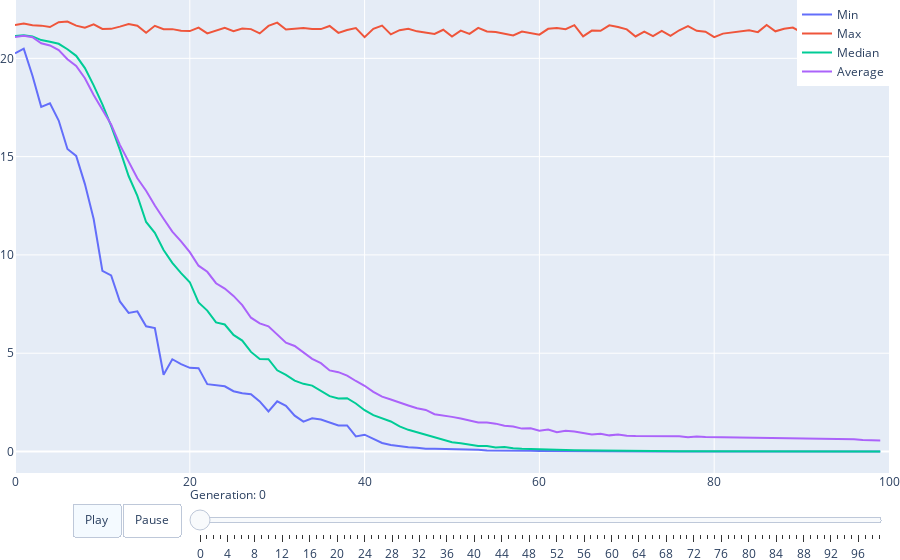

Notebook source saved alongside this figure:
### Code cell
monitor.plot()

### Figure 1 — Plotly figure (JSON) as saved in the notebook; plotly's stock layout.template omitted (floating-point values rounded to 4 significant figures)
{"data": [{"mode": "lines", "name": "Min", "showlegend": true, "type": "scatter", "x": [0, 1, 2, 3, 4, 5, 6, 7, 8, 9, 10, 11, 12, 13, 14, 15, 16, 17, 18, 19, 20, 21, 22, 23, 24, 25, 26, 27, 28, 29, 30, 31, 32, 33, 34, 35, 36, 37, 38, 39, 40, 41, 42, 43, 44, 45, 46, 47, 48, 49, 50, 51, 52, 53, 54, 55, 56, 57, 58, 59, 60, 61, 62, 63, 64, 65, 66, 67, 68, 69, 70, 71, 72, 73, 74, 75, 76, 77, 78, 79, 80, 81, 82, 83, 84, 85, 86, 87, 88, 89, 90, 91, 92, 93, 94, 95, 96, 97, 98, 99], "y": [20.26, 20.49, 19.11, 17.53, 17.71, 16.84, 15.39, 15.04, 13.6, 11.82, 9.192, 8.961, 7.632, 7.052, 7.128, 6.372, 6.276, 3.905, 4.694, 4.449, 4.258, 4.241, 3.425, 3.368, 3.315, 3.067, 2.965, 2.912, 2.551, 2.036, 2.551, 2.324, 1.824, 1.517, 1.687, 1.623, 1.491, 1.323, 1.328, 0.7686, 0.8552, 0.6511, 0.4318, 0.332, 0.2653, 0.2188, 0.189, 0.1429, 0.1372, 0.1339, 0.1171, 0.1116, 0.1076, 0.08578, 0.05396, 0.05739, 0.04757, 0.04538, 0.03268, 0.03216, 0.02289, 0.01883, 0.01077, 0.01263, 0.01049, 0.005948, 0.007236, 0.005874, 0.006131, 0.005952, 0.005916, 0.005523, 0.005158, 0.004434, 0.002479, 0.00274, 0.002645, 0.002126, 0.00203, 0.001821, 0.001571, 0.001483, 0.001531, 0.001241, 0.001189, 0.00114, 0.0009756, 0.0008879, 0.0008421, 0.0007086, 0.0006685, 0.0005903, 0.0005846, 0.0005007, 0.0003557, 0.0002832, 0.0003099, 0.0002642, 0.0002337, 0.0001802]}, {"mode": "lines", "name": "Max", "type": "scatter", "x": [0, 1, 2, 3, 4, 5, 6, 7, 8, 9, 10, 11, 12, 13, 14, 15, 16, 17, 18, 19, 20, 21, 22, 23, 24, 25, 26, 27, 28, 29, 30, 31, 32, 33, 34, 35, 36, 37, 38, 39, 40, 41, 42, 43, 44, 45, 46, 47, 48, 49, 50, 51, 52, 53, 54, 55, 56, 57, 58, 59, 60, 61, 62, 63, 64, 65, 66, 67, 68, 69, 70, 71, 72, 73, 74, 75, 76, 77, 78, 79, 80, 81, 82, 83, 84, 85, 86, 87, 88, 89, 90, 91, 92, 93, 94, 95, 96, 97, 98, 99], "y": [21.69, 21.77, 21.69, 21.66, 21.59, 21.84, 21.87, 21.66, 21.56, 21.73, 21.5, 21.5, 21.61, 21.74, 21.66, 21.3, 21.66, 21.48, 21.49, 21.4, 21.39, 21.57, 21.27, 21.41, 21.55, 21.39, 21.52, 21.49, 21.27, 21.65, 21.82, 21.47, 21.49, 21.54, 21.5, 21.49, 21.65, 21.3, 21.44, 21.54, 21.08, 21.5, 21.67, 21.22, 21.43, 21.51, 21.37, 21.33, 21.24, 21.46, 21.11, 21.41, 21.24, 21.55, 21.37, 21.34, 21.25, 21.16, 21.37, 21.3, 21.21, 21.5, 21.54, 21.48, 21.69, 21.12, 21.41, 21.4, 21.68, 21.6, 21.47, 21.11, 21.36, 21.13, 21.4, 21.14, 21.43, 21.64, 21.4, 21.35, 21.08, 21.26, 21.32, 21.38, 21.42, 21.33, 21.69, 21.38, 21.5, 21.57, 21.32, 21.5, 21.35, 21.22, 21.36, 21.29, 21.26, 21.42, 21.03, 21.48]}, {"mode": "lines", "name": "Median", "type": "scatter", "x": [0, 1, 2, 3, 4, 5, 6, 7, 8, 9, 10, 11, 12, 13, 14, 15, 16, 17, 18, 19, 20, 21, 22, 23, 24, 25, 26, 27, 28, 29, 30, 31, 32, 33, 34, 35, 36, 37, 38, 39, 40, 41, 42, 43, 44, 45, 46, 47, 48, 49, 50, 51, 52, 53, 54, 55, 56, 57, 58, 59, 60, 61, 62, 63, 64, 65, 66, 67, 68, 69, 70, 71, 72, 73, 74, 75, 76, 77, 78, 79, 80, 81, 82, 83, 84, 85, 86, 87, 88, 89, 90, 91, 92, 93, 94, 95, 96, 97, 98, 99], "y": [21.14, 21.18, 21.12, 20.93, 20.84, 20.74, 20.46, 20.13, 19.5, 18.63, 17.66, 16.57, 15.34, 14.01, 13.0, 11.68, 11.13, 10.25, 9.601, 9.072, 8.612, 7.582, 7.168, 6.566, 6.461, 5.929, 5.645, 5.067, 4.704, 4.693, 4.131, 3.897, 3.609, 3.443, 3.352, 3.093, 2.814, 2.701, 2.708, 2.443, 2.099, 1.848, 1.669, 1.526, 1.274, 1.103, 0.9765, 0.8407, 0.7057, 0.5948, 0.4704, 0.4219, 0.3478, 0.2824, 0.2738, 0.2087, 0.2295, 0.1613, 0.1353, 0.131, 0.1039, 0.08852, 0.09227, 0.07531, 0.06266, 0.05611, 0.04594, 0.04099, 0.03144, 0.03562, 0.02519, 0.02778, 0.01971, 0.01946, 0.01625, 0.01541, 0.01215, 0.01207, 0.0124, 0.009502, 0.007588, 0.006829, 0.006136, 0.005141, 0.004988, 0.003906, 0.003595, 0.002917, 0.002632, 0.002574, 0.002073, 0.001763, 0.001515, 0.001323, 0.001048, 0.0008812, 0.0009022, 0.0007114, 0.0006084, 0.0005827]}, {"mode": "lines", "name": "Average", "type": "scatter", "x": [0, 1, 2, 3, 4, 5, 6, 7, 8, 9, 10, 11, 12, 13, 14, 15, 16, 17, 18, 19, 20, 21, 22, 23, 24, 25, 26, 27, 28, 29, 30, 31, 32, 33, 34, 35, 36, 37, 38, 39, 40, 41, 42, 43, 44, 45, 46, 47, 48, 49, 50, 51, 52, 53, 54, 55, 56, 57, 58, 59, 60, 61, 62, 63, 64, 65, 66, 67, 68, 69, 70, 71, 72, 73, 74, 75, 76, 77, 78, 79, 80, 81, 82, 83, 84, 85, 86, 87, 88, 89, 90, 91, 92, 93, 94, 95, 96, 97, 98, 99], "y": [21.08, 21.14, 21.08, 20.77, 20.66, 20.42, 19.95, 19.61, 18.99, 18.14, 17.39, 16.64, 15.6, 14.76, 13.9, 13.26, 12.51, 11.84, 11.18, 10.69, 10.14, 9.453, 9.141, 8.56, 8.29, 7.914, 7.45, 6.806, 6.513, 6.369, 5.976, 5.535, 5.368, 5.027, 4.714, 4.496, 4.124, 4.035, 3.858, 3.588, 3.344, 3.035, 2.79, 2.647, 2.48, 2.341, 2.199, 2.114, 1.895, 1.844, 1.762, 1.675, 1.592, 1.48, 1.476, 1.417, 1.313, 1.266, 1.165, 1.185, 1.058, 1.122, 0.9857, 1.054, 1.018, 0.9307, 0.8665, 0.9007, 0.8209, 0.8642, 0.8054, 0.7909, 0.7891, 0.7637, 0.783, 0.7886, 0.7805, 0.7274, 0.7632, 0.7335, 0.7278, 0.7167, 0.7058, 0.708, 0.685, 0.7005, 0.6831, 0.6949, 0.6805, 0.6665, 0.6678, 0.6488, 0.6406, 0.6329, 0.6265, 0.631, 0.6215, 0.5846, 0.5561, 0.5648]}], "layout": {"legend": {"x": 1, "xanchor": "auto", "y": 1}, "margin": {"b": 0, "l": 0, "r": 0, "t": 0}, "sliders": [{"currentvalue": {"prefix": "Generation: "}, "len": 0.8, "pad": {"b": 1, "t": 10}, "steps": [{"args": [["0"], {"frame": {"duration": 200, "redraw": false}, "mode": "immediate", "transition": {"duration": 200}}], "label": "0", "method": "animate"}, {"args": [["1"], {"frame": {"duration": 200, "redraw": false}, "mode": "immediate", "transition": {"duration": 200}}], "label": "1", "method": "animate"}, {"args": [["2"], {"frame": {"duration": 200, "redraw": false}, "mode": "immediate", "transition": {"duration": 200}}], "label": "2", "method": "animate"}, {"args": [["3"], {"frame": {"duration": 200, "redraw": false}, "mode": "immediate", "transition": {"duration": 200}}], "label": "3", "method": "animate"}, {"args": [["4"], {"frame": {"duration": 200, "redraw": false}, "mode": "immediate", "transition": {"duration": 200}}], "label": "4", "method": "animate"}, {"args": [["5"], {"frame": {"duration": 200, "redraw": false}, "mode": "immediate", "transition": {"duration": 200}}], "label": "5", "method": "animate"}, {"args": [["6"], {"frame": {"duration": 200, "redraw": false}, "mode": "immediate", "transition": {"duration": 200}}], "label": "6", "method": "animate"}, {"args": [["7"], {"frame": {"duration": 200, "redraw": false}, "mode": "immediate", "transition": {"duration": 200}}], "label": "7", "method": "animate"}, {"args": [["8"], {"frame": {"duration": 200, "redraw": false}, "mode": "immediate", "transition": {"duration": 200}}], "label": "8", "method": "animate"}, {"args": [["9"], {"frame": {"duration": 200, "redraw": false}, "mode": "immediate", "transition": {"duration": 200}}], "label": "9", "method": "animate"}, {"args": [["10"], {"frame": {"duration": 200, "redraw": false}, "mode": "immediate", "transition": {"duration": 200}}], "label": "10", "method": "animate"}, {"args": [["11"], {"frame": {"duration": 200, "redraw": false}, "mode": "immediate", "transition": {"duration": 200}}], "label": "11", "method": "animate"}, {"args": [["12"], {"frame": {"duration": 200, "redraw": false}, "mode": "immediate", "transition": {"duration": 200}}], "label": "12", "method": "animate"}, {"args": [["13"], {"frame": {"duration": 200, "redraw": false}, "mode": "immediate", "transition": {"duration": 200}}], "label": "13", "method": "animate"}, {"args": [["14"], {"frame": {"duration": 200, "redraw": false}, "mode": "immediate", "transition": {"duration": 200}}], "label": "14", "method": "animate"}, {"args": [["15"], {"frame": {"duration": 200, "redraw": false}, "mode": "immediate", "transition": {"duration": 200}}], "label": "15", "method": "animate"}, {"args": [["16"], {"frame": {"duration": 200, "redraw": false}, "mode": "immediate", "transition": {"duration": 200}}], "label": "16", "method": "animate"}, {"args": [["17"], {"frame": {"duration": 200, "redraw": false}, "mode": "immediate", "transition": {"duration": 200}}], "label": "17", "method": "animate"}, {"args": [["18"], {"frame": {"duration": 200, "redraw": false}, "mode": "immediate", "transition": {"duration": 200}}], "label": "18", "method": "animate"}, {"args": [["19"], {"frame": {"duration": 200, "redraw": false}, "mode": "immediate", "transition": {"duration": 200}}], "label": "19", "method": "animate"}, {"args": [["20"], {"frame": {"duration": 200, "redraw": false}, "mode": "immediate", "transition": {"duration": 200}}], "label": "20", "method": "animate"}, {"args": [["21"], {"frame": {"duration": 200, "redraw": false}, "mode": "immediate", "transition": {"duration": 200}}], "label": "21", "method": "animate"}, {"args": [["22"], {"frame": {"duration": 200, "redraw": false}, "mode": "immediate", "transition": {"duration": 200}}], "label": "22", "method": "animate"}, {"args": [["23"], {"frame": {"duration": 200, "redraw": false}, "mode": "immediate", "transition": {"duration": 200}}], "label": "23", "method": "animate"}, {"args": [["24"], {"frame": {"duration": 200, "redraw": false}, "mode": "immediate", "transition": {"duration": 200}}], "label": "24", "method": "animate"}, {"args": [["25"], {"frame": {"duration": 200, "redraw": false}, "mode": "immediate", "transition": {"duration": 200}}], "label": "25", "method": "animate"}, {"args": [["26"], {"frame": {"duration": 200, "redraw": false}, "mode": "immediate", "transition": {"duration": 200}}], "label": "26", "method": "animate"}, {"args": [["27"], {"frame": {"duration": 200, "redraw": false}, "mode": "immediate", "transition": {"duration": 200}}], "label": "27", "method": "animate"}, {"args": [["28"], {"frame": {"duration": 200, "redraw": false}, "mode": "immediate", "transition": {"duration": 200}}], "label": "28", "method": "animate"}, {"args": [["29"], {"frame": {"duration": 200, "redraw": false}, "mode": "immediate", "transition": {"duration": 200}}], "label": "29", "method": "animate"}, {"args": [["30"], {"frame": {"duration": 200, "redraw": false}, "mode": "immediate", "transition": {"duration": 200}}], "label": "30", "method": "animate"}, {"args": [["31"], {"frame": {"duration": 200, "redraw": false}, "mode": "immediate", "transition": {"duration": 200}}], "label": "31", "method": "animate"}, {"args": [["32"], {"frame": {"duration": 200, "redraw": false}, "mode": "immediate", "transition": {"duration": 200}}], "label": "32", "method": "animate"}, {"args": [["33"], {"frame": {"duration": 200, "redraw": false}, "mode": "immediate", "transition": {"duration": 200}}], "label": "33", "method": "animate"}, {"args": [["34"], {"frame": {"duration": 200, "redraw": false}, "mode": "immediate", "transition": {"duration": 200}}], "label": "34", "method": "animate"}, {"args": [["35"], {"frame": {"duration": 200, "redraw": false}, "mode": "immediate", "transition": {"duration": 200}}], "label": "35", "method": "animate"}, {"args": [["36"], {"frame": {"duration": 200, "redraw": false}, "mode": "immediate", "transition": {"duration": 200}}], "label": "36", "method": "animate"}, {"args": [["37"], {"frame": {"duration": 200, "redraw": false}, "mode": "immediate", "transition": {"duration": 200}}], "label": "37", "method": "animate"}, {"args": [["38"], {"frame": {"duration": 200, "redraw": false}, "mode": "immediate", "transition": {"duration": 200}}], "label": "38", "method": "animate"}, {"args": [["39"], {"frame": {"duration": 200, "redraw": false}, "mode": "immediate", "transition": {"duration": 200}}], "label": "39", "method": "animate"}, {"args": [["40"], {"frame": {"duration": 200, "redraw": false}, "mode": "immediate", "transition": {"duration": 200}}], "label": "40", "method": "animate"}, {"args": [["41"], {"frame": {"duration": 200, "redraw": false}, "mode": "immediate", "transition": {"duration": 200}}], "label": "41", "method": "animate"}, {"args": [["42"], {"frame": {"duration": 200, "redraw": false}, "mode": "immediate", "transition": {"duration": 200}}], "label": "42", "method": "animate"}, {"args": [["43"], {"frame": {"duration": 200, "redraw": false}, "mode": "immediate", "transition": {"duration": 200}}], "label": "43", "method": "animate"}, {"args": [["44"], {"frame": {"duration": 200, "redraw": false}, "mode": "immediate", "transition": {"duration": 200}}], "label": "44", "method": "animate"}, {"args": [["45"], {"frame": {"duration": 200, "redraw": false}, "mode": "immediate", "transition": {"duration": 200}}], "label": "45", "method": "animate"}, {"args": [["46"], {"frame": {"duration": 200, "redraw": false}, "mode": "immediate", "transition": {"duration": 200}}], "label": "46", "method": "animate"}, {"args": [["47"], {"frame": {"duration": 200, "redraw": false}, "mode": "immediate", "transition": {"duration": 200}}], "label": "47", "method": "animate"}, {"args": [["48"], {"frame": {"duration": 200, "redraw": false}, "mode": "immediate", "transition": {"duration": 200}}], "label": "48", "method": "animate"}, {"args": [["49"], {"frame": {"duration": 200, "redraw": false}, "mode": "immediate", "transition": {"duration": 200}}], "label": "49", "method": "animate"}, {"args": [["50"], {"frame": {"duration": 200, "redraw": false}, "mode": "immediate", "transition": {"duration": 200}}], "label": "50", "method": "animate"}, {"args": [["51"], {"frame": {"duration": 200, "redraw": false}, "mode": "immediate", "transition": {"duration": 200}}], "label": "51", "method": "animate"}, {"args": [["52"], {"frame": {"duration": 200, "redraw": false}, "mode": "immediate", "transition": {"duration": 200}}], "label": "52", "method": "animate"}, {"args": [["53"], {"frame": {"duration": 200, "redraw": false}, "mode": "immediate", "transition": {"duration": 200}}], "label": "53", "method": "animate"}, {"args": [["54"], {"frame": {"duration": 200, "redraw": false}, "mode": "immediate", "transition": {"duration": 200}}], "label": "54", "method": "animate"}, {"args": [["55"], {"frame": {"duration": 200, "redraw": false}, "mode": "immediate", "transition": {"duration": 200}}], "label": "55", "method": "animate"}, {"args": [["56"], {"frame": {"duration": 200, "redraw": false}, "mode": "immediate", "transition": {"duration": 200}}], "label": "56", "method": "animate"}, {"args": [["57"], {"frame": {"duration": 200, "redraw": false}, "mode": "immediate", "transition": {"duration": 200}}], "label": "57", "method": "animate"}, {"args": [["58"], {"frame": {"duration": 200, "redraw": false}, "mode": "immediate", "transition": {"duration": 200}}], "label": "58", "method": "animate"}, {"args": [["59"], {"frame": {"duration": 200, "redraw": false}, "mode": "immediate", "transition": {"duration": 200}}], "label": "59", "method": "animate"}, {"args": [["60"], {"frame": {"duration": 200, "redraw": false}, "mode": "immediate", "transition": {"duration": 200}}], "label": "60", "method": "animate"}, {"args": [["61"], {"frame": {"duration": 200, "redraw": false}, "mode": "immediate", "transition": {"duration": 200}}], "label": "61", "method": "animate"}, {"args": [["62"], {"frame": {"duration": 200, "redraw": false}, "mode": "immediate", "transition": {"duration": 200}}], "label": "62", "method": "animate"}, {"args": [["63"], {"frame": {"duration": 200, "redraw": false}, "mode": "immediate", "transition": {"duration": 200}}], "label": "63", "method": "animate"}, {"args": [["64"], {"frame": {"duration": 200, "redraw": false}, "mode": "immediate", "transition": {"duration": 200}}], "label": "64", "method": "animate"}, {"args": [["65"], {"frame": {"duration": 200, "redraw": false}, "mode": "immediate", "transition": {"duration": 200}}], "label": "65", "method": "animate"}, {"args": [["66"], {"frame": {"duration": 200, "redraw": false}, "mode": "immediate", "transition": {"duration": 200}}], "label": "66", "method": "animate"}, {"args": [["67"], {"frame": {"duration": 200, "redraw": false}, "mode": "immediate", "transition": {"duration": 200}}], "label": "67", "method": "animate"}, {"args": [["68"], {"frame": {"duration": 200, "redraw": false}, "mode": "immediate", "transition": {"duration": 200}}], "label": "68", "method": "animate"}, {"args": [["69"], {"frame": {"duration": 200, "redraw": false}, "mode": "immediate", "transition": {"duration": 200}}], "label": "69", "method": "animate"}, {"args": [["70"], {"frame": {"duration": 200, "redraw": false}, "mode": "immediate", "transition": {"duration": 200}}], "label": "70", "method": "animate"}, {"args": [["71"], {"frame": {"duration": 200, "redraw": false}, "mode": "immediate", "transition": {"duration": 200}}], "label": "71", "method": "animate"}, {"args": [["72"], {"frame": {"duration": 200, "redraw": false}, "mode": "immediate", "transition": {"duration": 200}}], "label": "72", "method": "animate"}, {"args": [["73"], {"frame": {"duration": 200, "redraw": false}, "mode": "immediate", "transition": {"duration": 200}}], "label": "73", "method": "animate"}, {"args": [["74"], {"frame": {"duration": 200, "redraw": false}, "mode": "immediate", "transition": {"duration": 200}}], "label": "74", "method": "animate"}, {"args": [["75"], {"frame": {"duration": 200, "redraw": false}, "mode": "immediate", "transition": {"duration": 200}}], "label": "75", "method": "animate"}, {"args": [["76"], {"frame": {"duration": 200, "redraw": false}, "mode": "immediate", "transition": {"duration": 200}}], "label": "76", "method": "animate"}, {"args": [["77"], {"frame": {"duration": 200, "redraw": false}, "mode": "immediate", "transition": {"duration": 200}}], "label": "77", "method": "animate"}, {"args": [["78"], {"frame": {"duration": 200, "redraw": false}, "mode": "immediate", "transition": {"duration": 200}}], "label": "78", "method": "animate"}, {"args": [["79"], {"frame": {"duration": 200, "redraw": false}, "mode": "immediate", "transition": {"duration": 200}}], "label": "79", "method": "animate"}, {"args": [["80"], {"frame": {"duration": 200, "redraw": false}, "mode": "immediate", "transition": {"duration": 200}}], "label": "80", "method": "animate"}, {"args": [["81"], {"frame": {"duration": 200, "redraw": false}, "mode": "immediate", "transition": {"duration": 200}}], "label": "81", "method": "animate"}, {"args": [["82"], {"frame": {"duration": 200, "redraw": false}, "mode": "immediate", "transition": {"duration": 200}}], "label": "82", "method": "animate"}, {"args": [["83"], {"frame": {"duration": 200, "redraw": false}, "mode": "immediate", "transition": {"duration": 200}}], "label": "83", "method": "animate"}, {"args": [["84"], {"frame": {"duration": 200, "redraw": false}, "mode": "immediate", "transition": {"duration": 200}}], "label": "84", "method": "animate"}, {"args": [["85"], {"frame": {"duration": 200, "redraw": false}, "mode": "immediate", "transition": {"duration": 200}}], "label": "85", "method": "animate"}, {"args": [["86"], {"frame": {"duration": 200, "redraw": false}, "mode": "immediate", "transition": {"duration": 200}}], "label": "86", "method": "animate"}, {"args": [["87"], {"frame": {"duration": 200, "redraw": false}, "mode": "immediate", "transition": {"duration": 200}}], "label": "87", "method": "animate"}, {"args": [["88"], {"frame": {"duration": 200, "redraw": false}, "mode": "immediate", "transition": {"duration": 200}}], "label": "88", "method": "animate"}, {"args": [["89"], {"frame": {"duration": 200, "redraw": false}, "mode": "immediate", "transition": {"duration": 200}}], "label": "89", "method": "animate"}, {"args": [["90"], {"frame": {"duration": 200, "redraw": false}, "mode": "immediate", "transition": {"duration": 200}}], "label": "90", "method": "animate"}, {"args": [["91"], {"frame": {"duration": 200, "redraw": false}, "mode": "immediate", "transition": {"duration": 200}}], "label": "91", "method": "animate"}, {"args": [["92"], {"frame": {"duration": 200, "redraw": false}, "mode": "immediate", "transition": {"duration": 200}}], "label": "92", "method": "animate"}, {"args": [["93"], {"frame": {"duration": 200, "redraw": false}, "mode": "immediate", "transition": {"duration": 200}}], "label": "93", "method": "animate"}, {"args": [["94"], {"frame": {"duration": 200, "redraw": false}, "mode": "immediate", "transition": {"duration": 200}}], "label": "94", "method": "animate"}, {"args": [["95"], {"frame": {"duration": 200, "redraw": false}, "mode": "immediate", "transition": {"duration": 200}}], "label": "95", "method": "animate"}, {"args": [["96"], {"frame": {"duration": 200, "redraw": false}, "mode": "immediate", "transition": {"duration": 200}}], "label": "96", "method": "animate"}, {"args": [["97"], {"frame": {"duration": 200, "redraw": false}, "mode": "immediate", "transition": {"duration": 200}}], "label": "97", "method": "animate"}, {"args": [["98"], {"frame": {"duration": 200, "redraw": false}, "mode": "immediate", "transition": {"duration": 200}}], "label": "98", "method": "animate"}, {"args": [["99"], {"frame": {"duration": 200, "redraw": false}, "mode": "immediate", "transition": {"duration": 200}}], "label": "99", "method": "animate"}], "x": 0.2, "xanchor": "left", "y": 0, "yanchor": "top"}], "updatemenus": [{"buttons": [{"args": [null, {"frame": {"duration": 200, "redraw": false}, "fromcurrent": true}], "label": "Play", "method": "animate"}, {"args": [[null], {"frame": {"duration": 0, "redraw": false}, "mode": "immediate"}], "label": "Pause", "method": "animate"}], "direction": "left", "pad": {"r": 10, "t": 30}, "type": "buttons", "x": 0.2, "xanchor": "right", "y": 0, "yanchor": "top"}], "xaxis": {"autorange": false, "range": [0, 100]}, "yaxis": {"autorange": false, "range": [-1.094, 22.97]}}}
